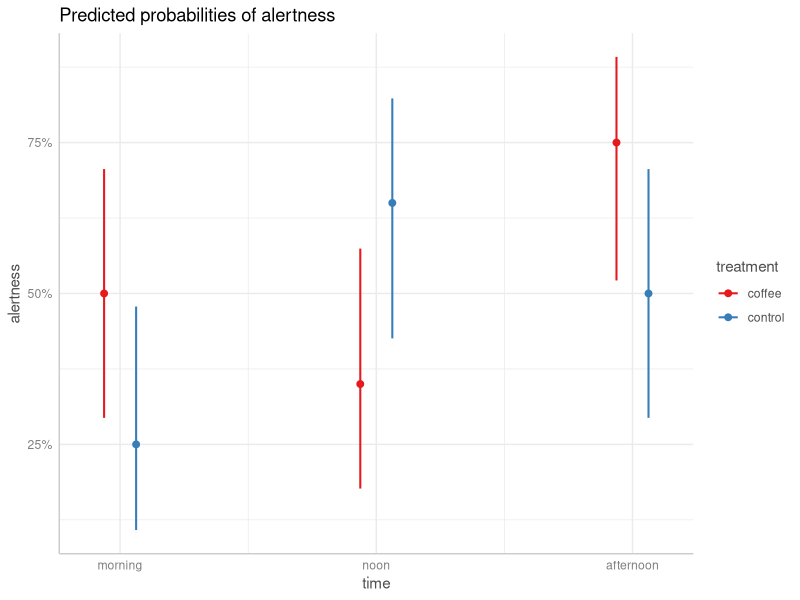

This figure's R source: (Note: this script raises an error after producing the figure.)
## ---- chunk 1
knitr::opts_chunk$set(
  collapse = TRUE,
  comment = "#>",
  dev = "png",
  fig.width = 7,
  fig.height = 4,
  message = TRUE,
  warning = FALSE)
options(width = 800)

if (!requireNamespace("datawizard", quietly = TRUE) ||
    !requireNamespace("ggplot2", quietly = TRUE) ||
    !requireNamespace("marginaleffects", quietly = TRUE) ||
    !requireNamespace("parameters", quietly = TRUE)) {
  knitr::opts_chunk$set(eval = FALSE)
}
## ---- chunk 2
library(ggeffects)
library(parameters) # for model summary
library(datawizard) # for recodings

data(coffee_data, package = "ggeffects")

# dichotomize outcome variable
coffee_data$alertness <- categorize(coffee_data$alertness, lowest = 0)
# rename variable
coffee_data$treatment <- coffee_data$coffee

# model
model <- glm(alertness ~ treatment * time, data = coffee_data, family = binomial())
## ---- chunk 3
# coefficients
model_parameters(model, exponentiate = TRUE)
## ---- chunk 4
# predicted probabilities
predictions <- predict_response(model, c("time", "treatment"))
plot(predictions)
## ---- chunk 5
# pairwise comparisons - quite long table
test_predictions(predictions)
## ---- chunk 6
# group comparisons by "time"
test_predictions(predictions, by = "time")
